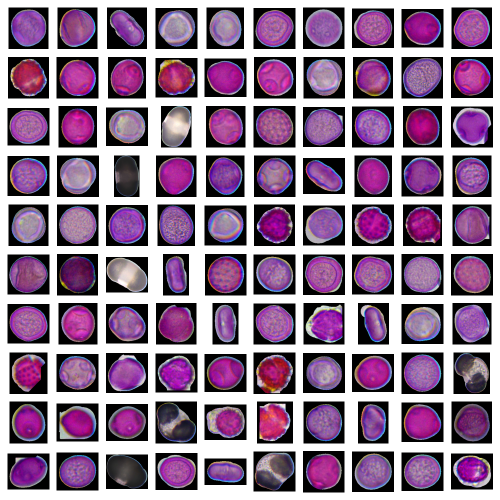
#> input picture Utils/obj_sample.png, 1000 x 1000 px (shown at 1/2 size)
$ python -i img_utils.py   (imports and definitions only)
#> lines starting #> are read from the running program, lines starting #| are printed output that depends on the picture; after the words box and inside, x2 and y2 are one past the last pixel; in counts of white or black regions, pixels touching at a corner belong together
#> further down, picture is the input picture: shape (1000, 1000, 3); mean B, G, R 148.1, 121.5, 147.2
import cv2
import numpy as np
from PIL import Image, ImageOps
from skimage import io
from skimage.color import label2rgb, rgb2gray
from skimage import morphology
from skimage.morphology import closing, square
from skimage.filters import threshold_yen
from skimage.segmentation import clear_border, watershed
from skimage.measure import label, regionprops
from skimage.feature import peak_local_max
from scipy import ndimage as ndi

def clean_background(src:np.ndarray) -> np.ndarray:
    """Util method for beatufication of images.
    Replace black background with white one.

    ATTENTION: DO NOT USE IT IN DATA PROCESSING PIPELINE
    USE ONLY FOR VISUALIZATION

    Args:
        src (np.ndarray): RGB image to remove black background

    Returns:
        np.ndarray: new image with whitened BG
    """

    tmp = cv2.cvtColor(src, cv2.COLOR_BGR2GRAY)
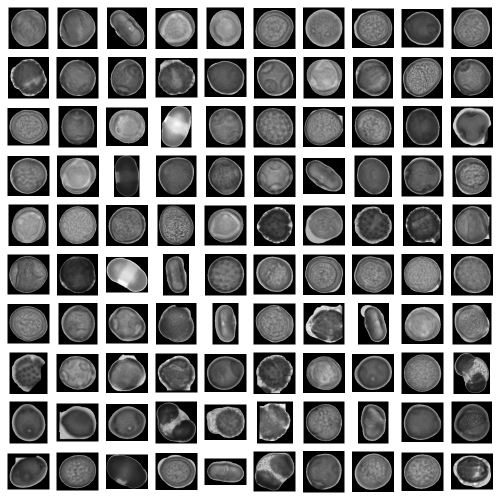
#> tmp: shape (1000, 1000) (shown at 1/2 size); min 0, max 255, mean 132.2
    _, alpha = cv2.threshold(tmp, 0, 255, cv2.THRESH_BINARY)
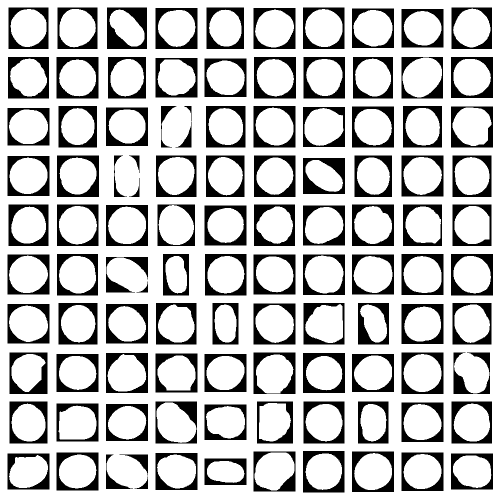
#> alpha: shape (1000, 1000) (shown at 1/2 size); 76.7% white; 107 black regions, largest, box (x1, y1, x2, y2) and area: (214, 15, 294, 98) 3325, (606, 316, 690, 388) 2886, (508, 409, 590, 492) 2830
    b, g, r = cv2.split(src)
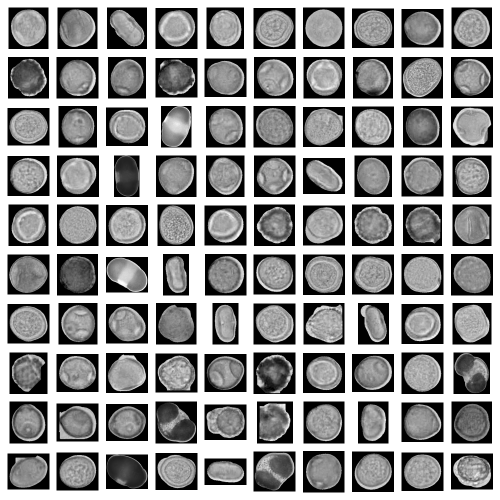
#> b: shape (1000, 1000) (shown at 1/2 size); min 0, max 255, mean 148.1
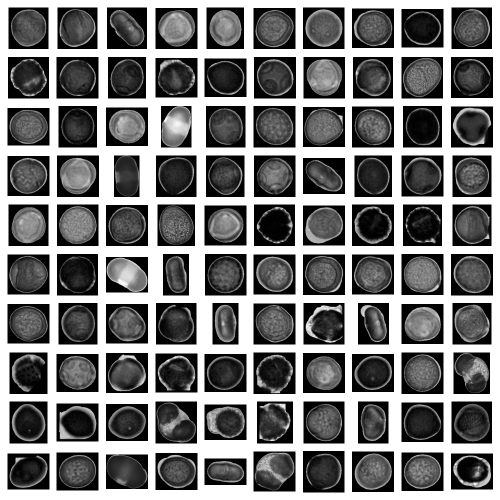
#> g: shape (1000, 1000) (shown at 1/2 size); min 0, max 255, mean 121.5
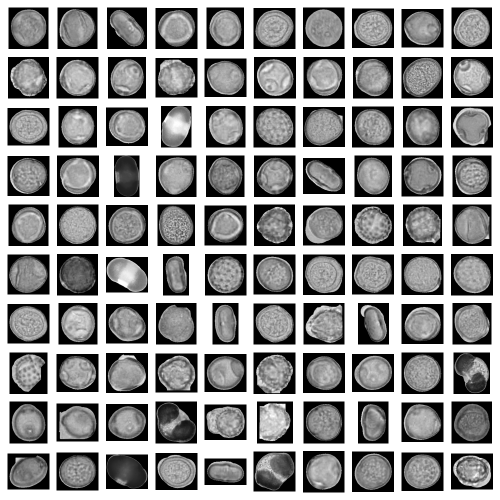
#> r: shape (1000, 1000) (shown at 1/2 size); min 0, max 255, mean 147.2
    rgba = [b, g, r, alpha]
    dst = cv2.merge(rgba, 4)
    return dst

def pad2size(image, size=(448, 448)):
    return ImageOps.pad(image, size, color="#000")

def scale2factor(image, factor=0.75):
    return ImageOps.scale(image, factor)


# [57 lines left out: functions extract_objects, object_separation_stage, object_detection_stage, not called in this run]

>>> import cv2
>>> picture = cv2.imread('../Utils/obj_sample.png')
>>> result = clean_background(picture)
